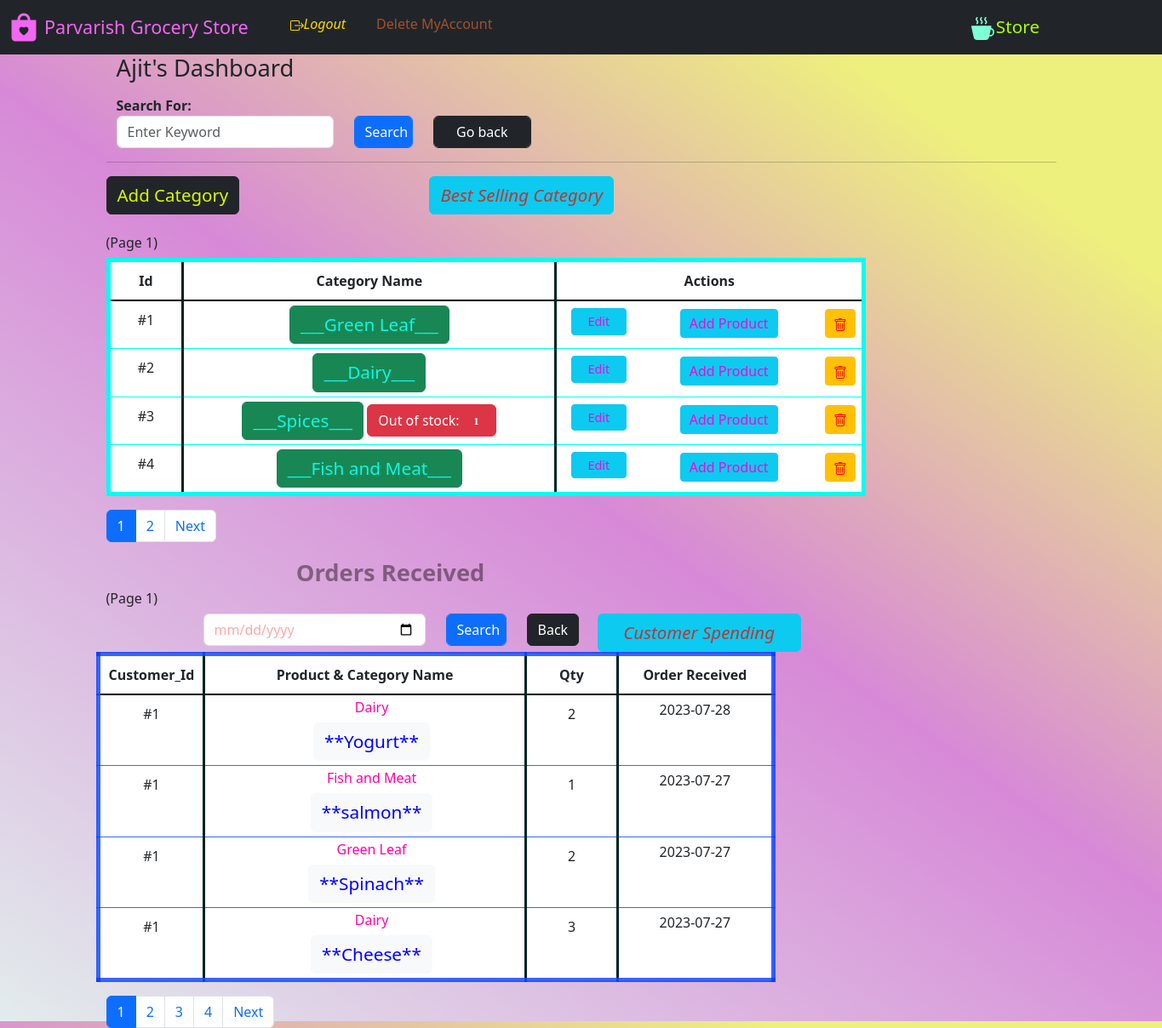
The page /manager_dash (signed in) on the database as committed earlier.
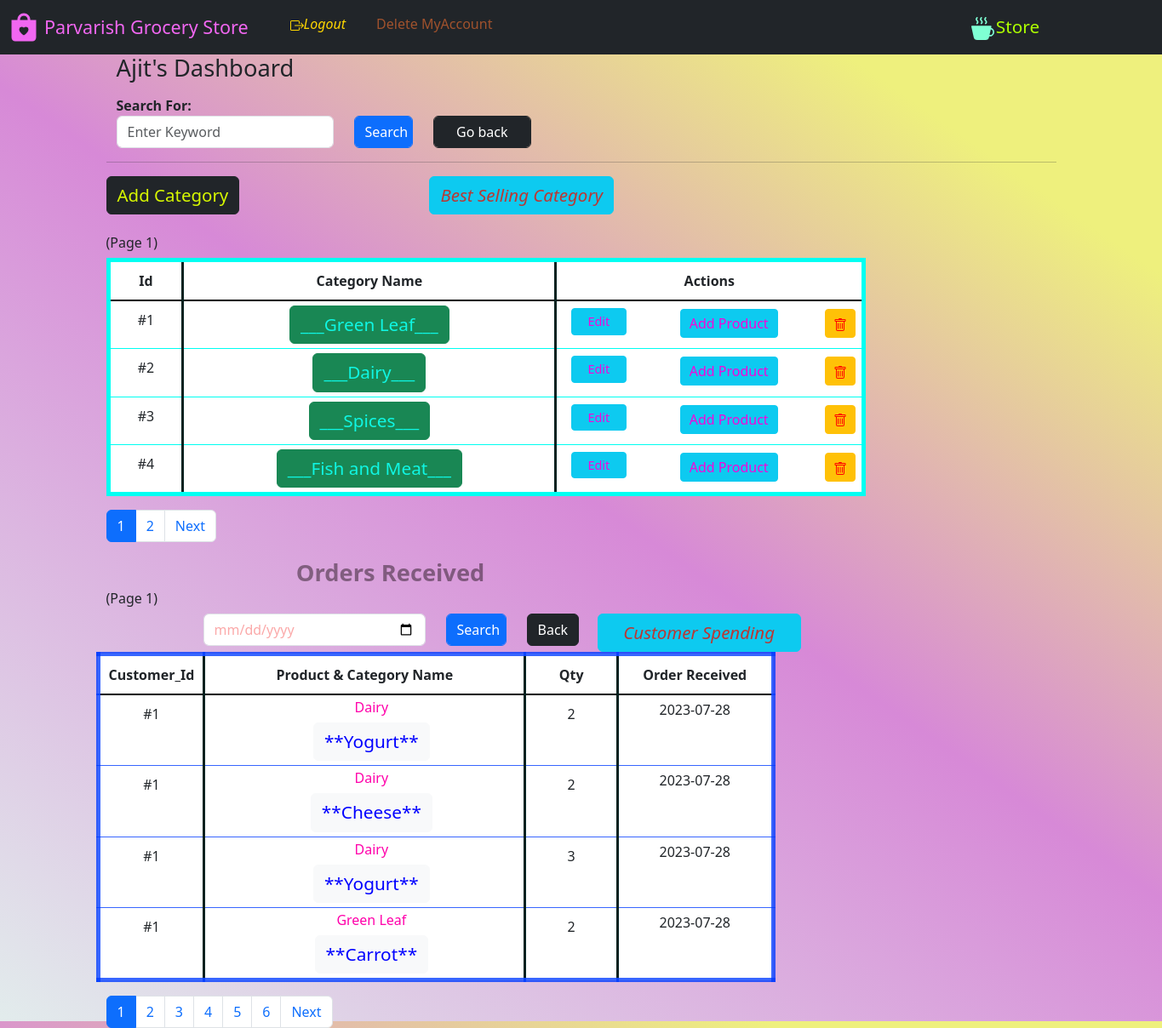
The same page on the database as committed later.
### website/model.py (models this page shows)
class Category(db.Model):
    category_Name = db.Column(db.String(), nullable=False, unique=True)
    category_Id = db.Column(db.Integer(), primary_key=True)
    description = db.Column(db.String())
    managedBy_Id = db.Column(db.Integer(), db.ForeignKey('store.id'))
    catalog = db.relationship('Product', backref='parent')

class Ecom(db.Model):
    id = db.Column(db.Integer(), primary_key=True)
    quantity_inCart = db.Column(db.Integer(), nullable=False)
    product_id = db.Column(db.Integer(), db.ForeignKey(
        'product.product_id'))
    customer_id = db.Column(db.Integer(), db.ForeignKey(
        'customer.id'))
    category_name = db.Column(db.String(), nullable=False)
    manager_id = db.Column(db.Integer(), nullable=False)
    product_name = db.Column(db.String(), nullable=False)
    price_perunit = db.Column(db.Integer(), nullable=False)
    date_added = db.Column(db.Date, default=date.today())

### website/views.py (the view, shortened to what this page needs)
@login_required
@Views.route('/manager_dash', methods=["GET", "POST"])
def Dash_manager():
    manager_id = session['id']
    manager = Store.query.get(manager_id)
    list = []
    if os.path.isfile('website/static/BestCategory.png'):
        os.remove('website/static/BestCategory.png')
    pd_1()
    if os.path.isfile('website/static/BestCustomer.png'):
        os.remove('website/static/BestCustomer.png')
    pd_2()
    page_1 = request.args.get('page_1', 1, type=int)
    pagination_1 = Category.query.filter(
        Category.managedBy_Id == manager_id).order_by(
        Category.category_Id).paginate(page=page_1, per_page=4)
    for items in pagination_1:
        n = Category_warning(items.category_Id)
        list.append(n)
    page_2 = request.args.get('page_2', 1, type=int)
    pagination_2 = Ecom.query.filter(Ecom.manager_id == manager_id).order_by(
        Ecom.date_added.desc()).paginate(page=page_2, per_page=4)
    categorie = []
    ord = Category.query.all()
    for item in ord:
        nom = item.category_Name
        categorie.append(nom)
    if request.method == 'POST' and 'cname' in request.form:
        c1 = request.form.get("cname")
        c = Category(category_Name=c1, managedBy_Id=manager_id)
        db.session.add(c)
        db.session.commit()
        return render_template('dash_m.html', categories=pagination_1, name=manager.username, id=manager_id, orders=pagination_2)
    return render_template('dash_m.html', categories=pagination_1, name=manager.username, id=manager_id, orders=pagination_2, list=list)

### website/auth.py (called while the page is built)
@App.login_manager.user_loader
def load_customer(id):
    if id is not None:
        return Customer.query.get(int(id))
    return None

### website/views.py (called while the page is built)
def Category_warning(id):
    category = Category.query.get(id)
    produce = Product.query.filter(Product.category_Id == id).all()
    m = 0
    for pro in produce:
        if pro.stock > 0:
            m += 1
    n = len(produce) - m
    return n

def pd_1():
    Orders_csv = pd.read_csv(Path('website/static', 'orders.csv'))
    Orders_ = pd.DataFrame(Orders_csv)
    Orders_['month'] = Orders_['purchase date'].str[5:7]
    Orders_['month'] = Orders_['month'].astype('int32')
    Orders_['quantity'] = Orders_['quantity'].astype('int32')
    Orders_['price'] = pd.to_numeric(Orders_['price'])
    Orders_['sales'] = Orders_['quantity'] * Orders_['price']
    ola = Orders_.groupby('category').sum()['sales'].reset_index()
    cat = ola.category.tolist()
    sale = ola.sales.tolist()
    plt.bar(cat, sale, color='orange')
    plt.xticks(cat)
    plt.ylabel("Total Revenue (Rs)")
    plt.xlabel("Category Name")
    plt.savefig('website/static/BestCategory.png')
    plt.clf()

### website/templates/dash_m.html (shortened to what the changed rows need)
{% extends "base.html" %} {% block title %}Store Admin{% endblock %} {% block content %}
<section>
<div>
  {% if categories.items|length == 0 %}
  <div class="alert alert-warning" role="alert">
    <p>None Categories Found, Not Added yet.</p>
    Press
    <button type="button" class="btn btn-dark btn-sm">
      <a
        href="{{url_for('views.Add_category')}}"
        class="alert-link;text-decoration: none;"
        style="
          /* background-color: green; */
          color: rgb(153, 43, 226);
          padding: 10px 10px; text-decoration: none;
        "
        >'Add Category'</a
      >
    </button>
    to add a new category
  </div>
  {% else %}
<br>
<br>
  <table class="table table-hover"
    style="
      border: 5px solid rgb(0, 255, 242);
      /* background-color: #96d4d4; */
      width: 80%;
    "
  ><thead class="thead-dark">
    <tr align="center" style="border-bottom: 2px solid black">
      <th
        style="
          padding: 10px 10px;
          width: 10%;
          border-right: 3px solid rgb(3, 33, 31);
        "
      >
        Id
      </th>
      <th
        style="
          border-right: 3px solid rgb(3, 33, 31);
          padding: 10px 10px;
          width: 35%;
        "
      >
        Category Name
      </th>
      <th style=" padding: 10px 10px; width: 45%" colspan="3">
        Actions
      </th>
    </tr></thead>
    <tbody>
    {% for variety in categories.items %}
    <tr align="center" style="width: 100%">
      <td style="padding: 10px; border-right: 3px solid rgb(3, 33, 31)">
        #{{ variety.category_Id }}
      </td>
      <td
        style="width: 50%; padding: 5px; border-right: 3px solid rgb(3, 33, 31)"
      >
        <a class="btn btn-success"
            style="color: rgb(16, 246, 227);text-decoration: none;font-size: 1.3em"
            href="/manager_dash/category_catalog/{{ variety.category_Id }}"
            >___{{ variety.category_Name }}___</a
          ></button>{% if list[loop.index-1] > 0 %}
          <span><button type="button" STYLE="font-family:'Verdana',margin-left = 5px;"class="btn btn-danger">
            Out of stock: <span STYLE="font-family:'Verdana';margin-left : 5px" class="badge ">{{ list[loop.index-1] }}</span>
          </button></span>{% else %}<span></span>{% endif %}
      </td>
      <td >
        <a class="btn btn-info btn-sm" style="width:80%;color:rgb(246, 5, 218);font-size: 0.9em"  href="{{ url_for('views.Update_category', id = variety.category_Id)}}"
          >Edit</a
        >
      </td>
      <td  >
        <strong><a class="btn btn-info btn-sm" style="width:60%;color:rgb(246, 5, 218);font-size: 1em;margin:1px" href="/manager_dash/category_create/{{ variety.category_Id }}" style="text-decoration: none;"
          >Add Product</a
        ></strong>
      </td>
      <td >
      <strong><a class="btn btn-warning btn-sm"  onclick="return confirm('Are you sure to delete?')" style="width:100%; color: red;text-decoration: none;font-size: 1em;margin:1px" href="/manager_dash/delete_category/{{ variety.category_Id }}"></a></strong></button>
      </td></tr>
    </tr></tbody>
    {% endfor %}
  </table>
  <nav aria-label="...">
    <ul class="pagination">
      {% for number in categories.iter_pages() %}
          {% if categories.page != number %}
             <li class="page-item "><a class="page-link" href="{{ url_for('views.Dash_manager', page_1=number) }}">{{ number }}</a></li>
      {% else %}
        <li class="page-item ">
          <a class="page-link active" href="{{ url_for('views.Dash_manager', page_1=categories.page) }}">{{ categories.page }}</a>
      </li>
  {% endif %}
  {% endfor %}
    </ul>
  </nav>
  {% endif %}
</div></section>
<section>
  <table class="table table-hover"
    style="
      border: 5px solid rgba(0, 60, 255, 0.781);
      /* background-color: #96d4d4; */
      width: 70%;
    "
  ><thead class="thead-dark">
    <tr align="center" style="border-bottom: 2px solid black">
      <th
        style="
          padding: 10px 10px;
          width: 10%;
          border-right: 3px solid rgb(3, 33, 31);
        "
      >
        Customer_Id
      </th>
      <th
        style="
          border-right: 3px solid rgb(3, 33, 31);
          padding: 10px 10px;
          width: 45%;
        " colspan="2"
      >
        Product & Category Name
    </th>
    <th
        style="
          border-right: 3px solid rgb(3, 33, 31);
          padding: 10px 10px;
          width: 15%;
        "
      >
        Qty
    </th>
      <th style=" border-right: 3px solid rgb(3, 33, 31);padding: 10px 10px; width: 25%">
        Order Received
      </th>
    </tr></thead>
    <tbody>
    {% for record in orders.items %}
    <tr align="center" style="width: 100%">
      <td style="padding: 10px; border-right: 3px solid rgb(3, 33, 31)">
        #{{ record.customer_id }}
      </td>
      <td
      ><span>
        <td style="width: 50%; padding: 5px; border-right: 3px solid rgb(3, 33, 31)"><small style="color:#0000ff" class="text-muted"><h6 style="color:rgb(255, 0, 170)" class="font-weight-light" >{{ record.category_name}}</h6></small>
          <a class="btn btn-light"
            style="color: #0000ff;text-decoration: none;font-size: 1.3em"
            href=""
            >**{{ record.product_name }}**</a
          ></span></button></td>
      <td style="padding: 10px; border-right: 3px solid rgb(3, 33, 31)">
        {{ record.quantity_inCart }}
      </td>
      <td  style="width: 50%; padding: 5px; border-right: 3px solid rgb(3, 33, 31)">{{ record.date_added }}
      </td>
      </tr>
  </tbody>
    {% endfor %}
  </table></div></section>
<nav aria-label="...">
  <ul class="pagination">
    {% for number in orders.iter_pages() %}
        {% if orders.page != number %}
           <li class="page-item "><a class="page-link" href="{{ url_for('views.Dash_manager', page_2=number) }}">{{ number }}</a></li>
    {% else %}
      <li class="page-item ">
        <a class="page-link active" href="{{ url_for('views.Dash_manager', page_2=orders.page) }}">{{ orders.page }}</a>
    </li>
{% endif %}
{% endfor %}
  </ul>
</nav>
{% endblock %}

Rows that differ between the two databases and show on the page:
no longer on this page (row unchanged): Ecom: customer_id "1", category_name "Fish and Meat", product_name "salmon", quantity_inCart "1", date_added "2023-07-27"
no longer on this page (row unchanged): Ecom: customer_id "1", category_name "Green Leaf", product_name "Spinach", quantity_inCart "2", date_added "2023-07-27"
no longer on this page (row unchanged): Ecom: customer_id "1", category_name "Dairy", product_name "Cheese", quantity_inCart "3", date_added "2023-07-27"
shown differently, row unchanged: Category "Spices": managedBy_Id "1" → (not shown)
added Ecom: customer_id "1", category_name "Dairy", product_name "Cheese", quantity_inCart "2", date_added "2023-07-28"
added Ecom: customer_id "1", category_name "Dairy", product_name "Yogurt", quantity_inCart "3", date_added "2023-07-28"
added Ecom: customer_id "1", category_name "Green Leaf", product_name "Carrot", quantity_inCart "2", date_added "2023-07-28"
Other text that changed with them:
new list line: "5"
new list line: "6"
